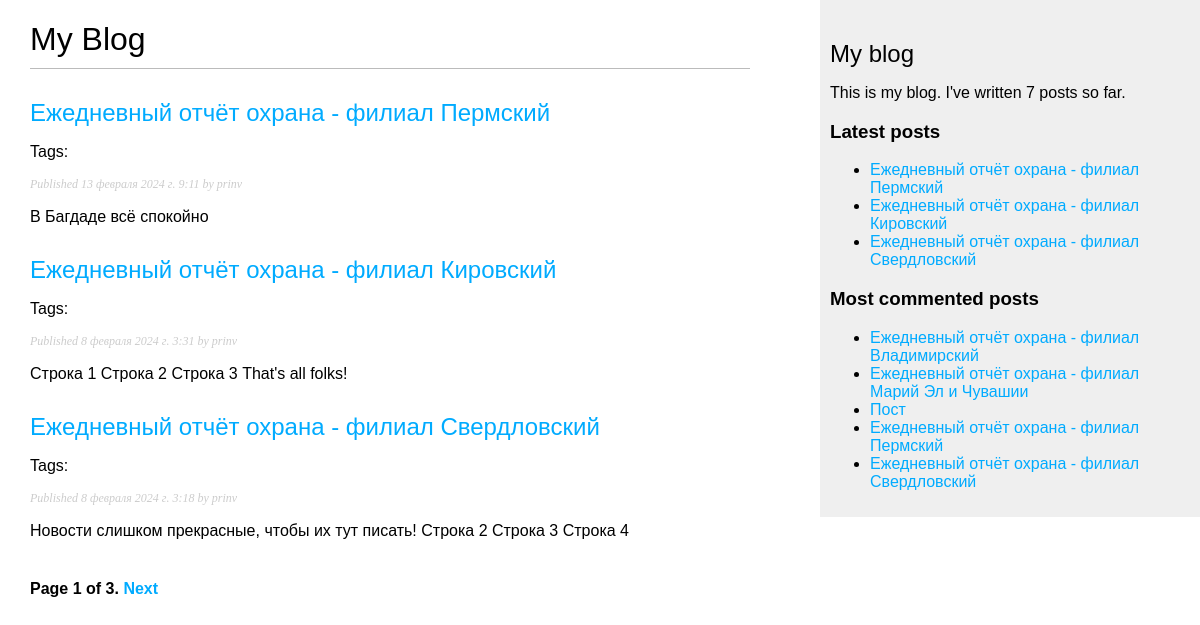
The page /blog/ on the database as committed earlier.
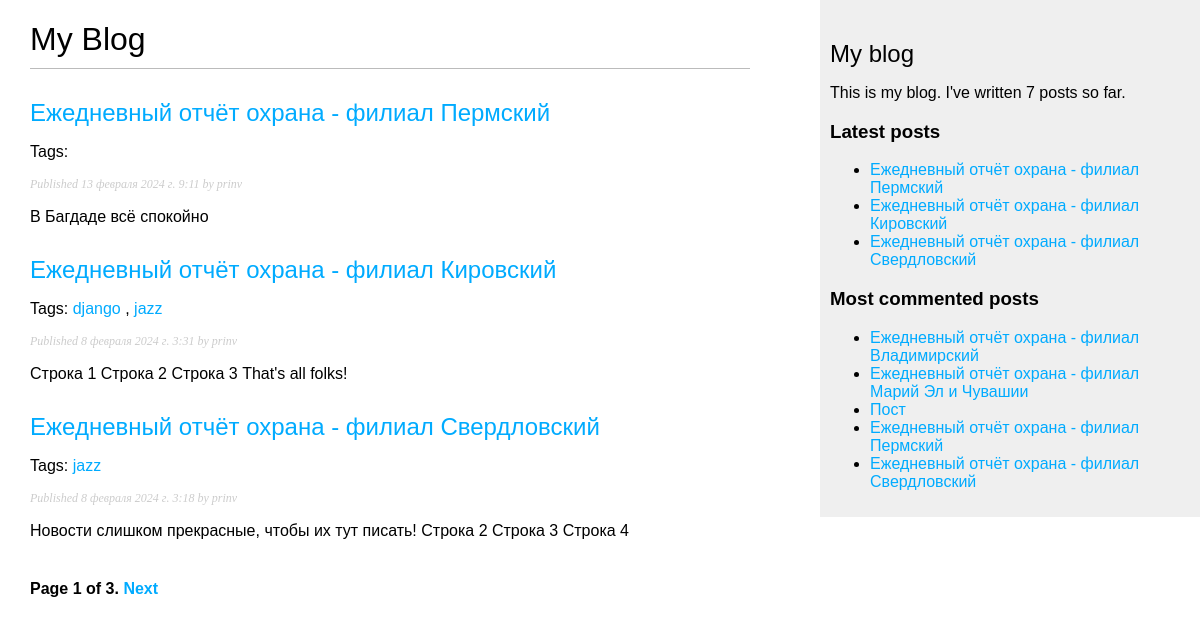
The same page on the database as committed later.
### blog/models.py (models this page shows)
class Post(models.Model):
    class Status(models.TextChoices):
        DRAFT = 'DF', 'Draft'
        PUBLISHED = 'PB', 'Published'
    title = models.CharField(max_length=250)
    slug = models.SlugField(max_length=250,
                            unique_for_date='publish')
    author = models.ForeignKey(User,
                               on_delete=models.CASCADE,
                               related_name='blog_posts')
    body = models.TextField()
    publish = models.DateTimeField(default=timezone.now)
    created = models.DateTimeField(auto_now_add=True)
    updated = models.DateTimeField(auto_now=True)
    status = models.CharField(max_length=2,
                              choices=Status.choices,
                              default=Status.DRAFT)
    object = models.Manager()  # Менеджер, применяемый по умолчанию
    published = PublishedManager()  # Конкретно(?)-прикладной менеджер
    tags = TaggableManager()
    class Meta:
        ordering = ['-publish']  # Порядок сортировки
        indexes = [
            models.Index(fields=['-publish']),
        ]
    def __str__(self):
        return self.title
    def get_absolute_url(self):
        return reverse('blog:post_detail',
                       args=[self.publish.year,
                             self.publish.month,
                             self.publish.day,
                             self.slug])

### blog/views.py (the view)
# urls.py: path('', views.post_list, name='post_list'),
def post_list(request, tag_slug=None):
    post_list = Post.published.all()
    tag = None
    if tag_slug:
        tag = get_object_or_404(Tag, slug=tag_slug)
        post_list = post_list.filter(tags__in=[tag])
    paginator = Paginator(post_list, 3)
    page_number = request.GET.get('page', 1)
    try:
        posts = paginator.page(page_number)
        print(posts.object_list)
    except PageNotAnInteger:
        posts = paginator.page(1)
    except EmptyPage:
        posts = paginator.page(paginator.num_pages)
    return render(request,
                  'blog/post/list.html',
                  {'posts': posts,
                   'tag': tag})

### blog/models.py (called while the page is built)
    def get_queryset(self):
        return super().get_queryset()\
                    .filter(status=Post.Status.PUBLISHED)

### blog/templatetags/blog_tags.py (called while the page is built)
@register.simple_tag
def total_posts():
    return Post.published.count()

@register.inclusion_tag('blog/post/latest_posts.html')
def show_latest_posts(count=5):
    latest_posts = Post.published.order_by('-publish')[:count]
    return {'latest_posts': latest_posts}

@register.simple_tag
def get_most_commented_posts(count=5):
    return Post.published.annotate(
                total_comments=Count('comments')
            ).order_by('-total_comments')[:count]

@register.filter(name='markdown')
def markdown_format(text):
    return mark_safe(markdown.markdown(text))

### blog/templates/blog/post/list.html (shortened to what this page needs)
{% extends "blog/base.html" %}
{% load blog_tags %}
{% block content %}
  <h1>My Blog</h1>
  {% for post in posts %}
    <h2>
      <a href="{{ post.get_absolute_url }}">
        {{ post.title }}
      </a>
    </h2>
    <p class="tags">
      Tags:
      {% for tag in post.tags.all %}
        <a href="{% url "blog:post_list_by_tag" tag.slug %}">
          {{ tag.name }}
        </a>
        {% if not forloop.last %}, {% endif %}
      {% endfor %}
    </p>
    <p class="date">
      Published {{ post.publish }} by {{ post.author }}
    </p>
    {{ post.body|markdown|truncatewords_html:30 }}
  {% endfor %}
  {% include "pagination.html" with page=posts %}
{% endblock %}

### blog/templates/blog/base.html (shortened to what this page needs)
{% load blog_tags %}
{% load static %}
<!DOCTYPE html>
<html>
<head>
  <link href="{% static 'css/blog.css' %}" rel="stylesheet">
</head>
<body>
  <div id="content">
    {% block content %}
    {% endblock %}
  </div>
  <div id="sidebar">
    <h2>My blog</h2>
    <p>
      This is my blog.
      I've written {% total_posts %} posts so far.
    </p>
    <h3>Latest posts</h3>
    {% show_latest_posts 3 %}
        <h3>Most commented posts</h3>
    {% get_most_commented_posts as most_commented_posts %}
    <ul>
      {% for post in most_commented_posts %}
      <li>
        <a href="{{ post.get_absolute_url }}">{{ post.title }}</a>
      </li>
      {% endfor %}
    </ul>
  </div>
</body>
</html>

### blog/templates/pagination.html (shortened to what this page needs)
<div class="pagination">
    <span class="step-links">
      <span class="current">
        Page {{ page.number }} of {{ page.paginator.num_pages }}.
      </span>
      {% if page.has_next %}
        <a href="?page={{ page.next_page_number }}">Next</a>
      {% endif %}
    </span>
  </div>

### blog/templates/blog/post/latest_posts.html
<ul>
  {% for post in latest_posts %}
    <li>
      <a href="{{ post.get_absolute_url }}">{{ post.title }}</a>
    </li>
  {% endfor %}
</ul>

### blog/static/css/blog.css (style rules this page uses)
body { margin:0; padding:0; font-family:helvetica, sans-serif; }
a { color:#00abff; text-decoration:none; }
h1 { font-weight:normal; border-bottom:1px solid #bbb; padding:0 0 10px 0; }
h2 { font-weight:normal; margin:30px 0 0; }
#content { float:left; width:60%; padding:0 0 0 30px; }
#sidebar { float:right; width:30%; padding:10px; background:#efefef; height:100%; }
p.date { color:#ccc; font-family: georgia, serif; font-size: 12px; font-style: italic; }
.pagination { margin:40px 0; font-weight:bold; }

Rows that differ between the two databases and show on the page:
changed Post "Ежедневный отчёт охрана - филиал Кировский": gains Tag (name "django"); gains Tag (name "jazz")
changed Post "Ежедневный отчёт охрана - филиал Свердловский": gains Tag (name "jazz")
